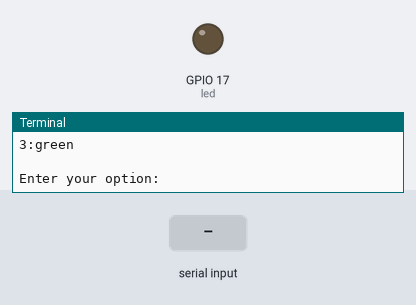
Bench run of a program on a simulated Raspberry Pi (BCM pin numbers). Parts: output pins drawn as LEDs (lit = HIGH), the last lines printed to the terminal. Dashed ring = blinking. The inputs (shaded band) are chosen by the test bench. At 5.8 s the program stops and its outputs stay as they are.

Above: at 1.2 s.
1.3 s: "1" typed at the terminal, then Enter
2.8 s: "3" typed at the terminal, then Enter
At 3.2 s:
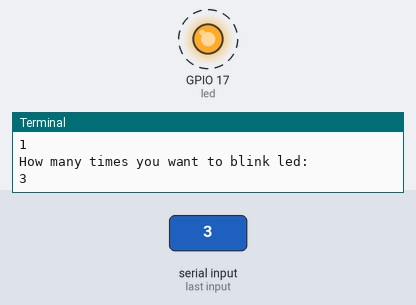
Timing chart, 0 to 6.8 s (numbered marks = the images above; inputs shaded):
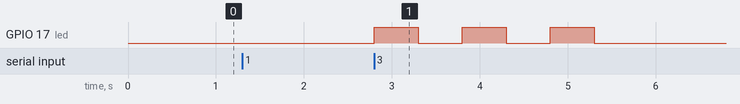

The program:

4_User_Input.py
```python
# This is a User input Program

from gpiozero import LED
from time import sleep

print('''
Which number of LED you want to blink
1:red
2:blue
3:green
''')

#take input from user
led_input = int(input("Enter your option: "))

if(led_input == 1):
    led=LED(17) #Define GPIO17 as red led
if(led_input == 2):
    led=LED(27) #Define GPIO27 as blue led
if(led_input == 3):
    led=LED(22) #Define GPIO22 as green led

#take count input from user
count = int(input("How many times you want to blink led: "))

while count > 0:
    led.on() #LED ON
    sleep(0.5) #0.5s delay
    led.off() #LED OFF
    sleep(0.5) #0.5s delay
    count = count - 1 #decrease count
```

Measured:
- after the input at 2.8 s, GPIO 17 (led): alternates HIGH for 0.50 s and LOW for 0.50 s, 6 changes in all, then stays LOW, starting at once
